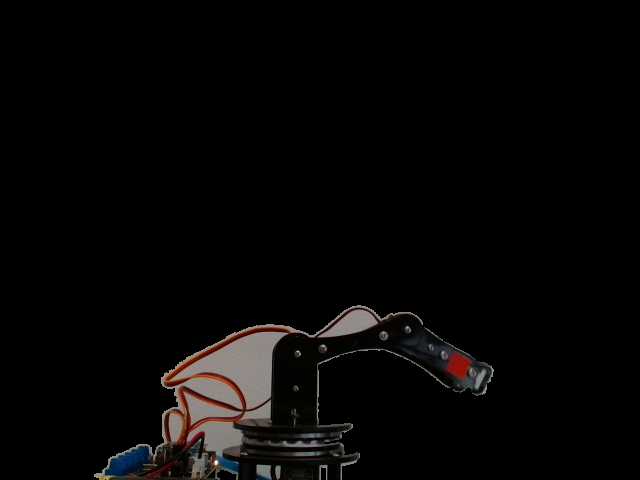
#> input picture robotics/images/arm_sample.png, 640 x 480 px, found by its file name
$ python thresholdtool.py
#> lines starting #> are read from the running program, lines starting #| are printed output that depends on the picture; after the words box and inside, x2 and y2 are one past the last pixel; in counts of white or black regions, pixels touching at a corner belong together
import cv2
import sys
import os
import numpy as np

image_name = 'sample.png'
image_name = 'arm_sample.png'

def nothing(x):
    pass

# Create a window
cv2.namedWindow('determine-threshold')

# create trackbars for color change
cv2.createTrackbar('HMin','determine-threshold',0,179,nothing) # Hue is from 0-179 for Opencv
#> slider 'HMin' is set to 35
cv2.createTrackbar('HMax','determine-threshold',0,179,nothing)
#> slider 'HMax' is set to 179
cv2.createTrackbar('SMin','determine-threshold',0,255,nothing)
#> slider 'SMin' is set to 51
cv2.createTrackbar('SMax','determine-threshold',0,255,nothing)
#> slider 'SMax' is set to 255
cv2.createTrackbar('VMin','determine-threshold',0,255,nothing)
#> slider 'VMin' is set to 51
cv2.createTrackbar('VMax','determine-threshold',0,255,nothing)
#> slider 'VMax' is set to 255

# Set default value for MAX HSV trackbars.
cv2.setTrackbarPos('HMax', 'determine-threshold', 179)
cv2.setTrackbarPos('SMax', 'determine-threshold', 255)
cv2.setTrackbarPos('VMax', 'determine-threshold', 255)

# Initialize to check if HSV min/max value changes
hMin = sMin = vMin = hMax = sMax = vMax = 0
phMin = psMin = pvMin = phMax = psMax = pvMax = 0
print(os.getcwd())
img = cv2.imread(os.path.join('images', image_name))
#> img is the input picture: shape (480, 640, 3); mean B, G, R 5.8, 6.1, 7.1
output = img
waitTime = 33

while(1):

    # get current positions of all trackbars
    hMin = cv2.getTrackbarPos('HMin','determine-threshold')
    hMax = cv2.getTrackbarPos('HMax','determine-threshold')
    sMin = cv2.getTrackbarPos('SMin','determine-threshold')
    sMax = cv2.getTrackbarPos('SMax','determine-threshold')
    vMin = cv2.getTrackbarPos('VMin','determine-threshold')
    vMax = cv2.getTrackbarPos('VMax','determine-threshold')

    # Set minimum and max HSV values to display
    lower = np.array([hMin, sMin, vMin])
    upper = np.array([hMax, sMax, vMax])

    # Create HSV Image and threshold into a range.
    hsv = cv2.cvtColor(img, cv2.COLOR_BGR2HSV)
#> hsv: shape (480, 640, 3); mean H, S, V 3.1, 10.9, 7.4
    mask = cv2.inRange(hsv, lower, upper)
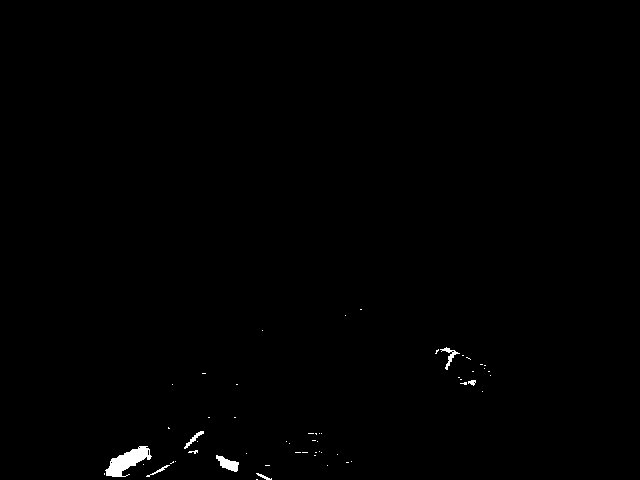
#> mask: shape (480, 640); 0.44% white; 56 white regions (48 under 20 px), largest, box (x1, y1, x2, y2) and area: (105, 446, 152, 477) 691, (216, 455, 239, 472) 203, (440, 347, 460, 370) 115
    output = cv2.bitwise_and(img,img, mask= mask)

    # Print if there is a change in HSV value
    if( (phMin != hMin) | (psMin != sMin) | (pvMin != vMin) | (phMax != hMax) | (psMax != sMax) | (pvMax != vMax) ):
        # print("(hMin = %d , sMin = %d, vMin = %d), (hMax = %d , sMax = %d, vMax = %d)" % (hMin , sMin , vMin, hMax, sMax , vMax))
        print(f"np.array([{hMin},{sMin},{vMin}]),np.array([{hMax},{sMax},{vMax}])");
        phMin = hMin
        psMin = sMin
        pvMin = vMin
        phMax = hMax
        psMax = sMax
        pvMax = vMax

    # Display output image
    cv2.imshow('determine-threshold',mask)

    # Wait longer to prevent freeze for videos.
    if cv2.waitKey(waitTime) & 0xFF == ord('q'):
#> (key q is pressed here)
        break

cv2.destroyAllWindows()
